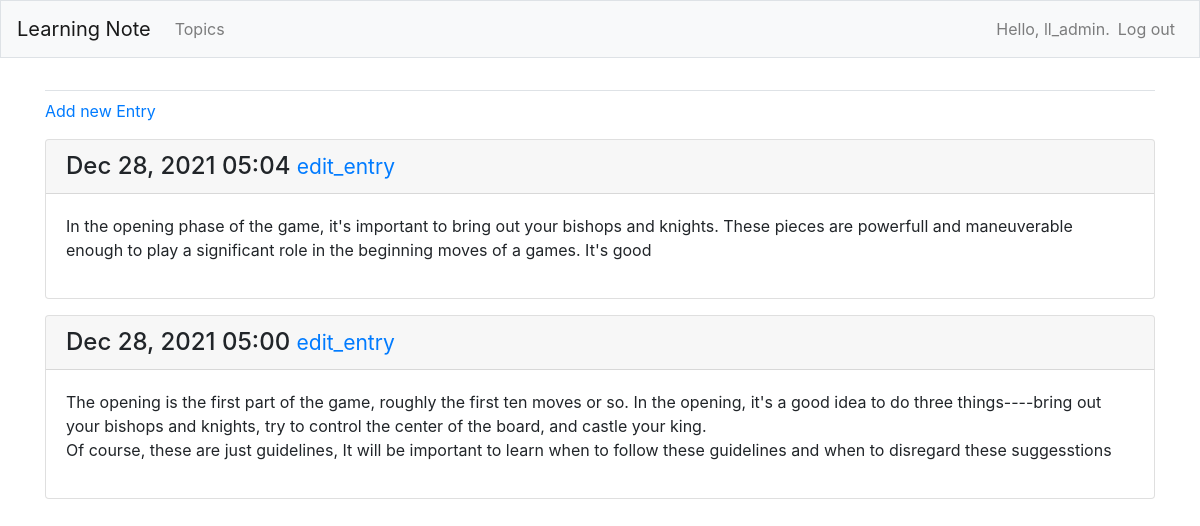
The page /topics/1/ (signed in) on the database its author committed.
### learning_notes_apps/models.py (models this page shows, shortened)
class Entry(models.Model):
    topic = models.ForeignKey(Topic, on_delete=models.CASCADE)
    text = models.TextField()
    date_added = models.DateTimeField(auto_now_add=True)
    class Meta:
        verbose_name_plural = "entries"

### learning_notes_apps/views.py (the view)
# urls.py: path('topics/<int:topic_id>/', views.topic, name='topic'),
@login_required
def topic(request,topic_id):
    topic = Topic.objects.get(id=topic_id)
    check_topic_owner(request,topic)
    entries = topic.entry_set.order_by("-date_added")
    context = {"topic": topic, "entries": entries}
    return render(request,"learning_notes_apps/topic.html", context)

### learning_notes_apps/views.py (called while the page is built)
def check_topic_owner(request, topic):
    if topic.owner != request.user:
        raise Http404

### learning_notes_apps/templates/learning_notes_apps/topic.html (shortened to what this page needs)
{% extends "learning_notes_apps/base.html"%}
{% block content %}
<p>
  <a href="{% url 'learning_notes_apps:new_entry' topic.id %}">Add new Entry</a>
</p>
{% for entry in entries %}
  <div class="card mb-3">
    <h4 class="card-header">
      {{ entry.date_added|date:'M d, Y H:i' }}
      <small><a href="{% url 'learning_notes_apps:edit_entry' entry.id %}">
        edit_entry</a></small>
    </h4>
    <div class="card-body">
      {{ entry.text|linebreaks }}
    </div>
  </div>
{% empty %}
  <p>There are no entries for this topic yes.</p>
{% endfor %}
{% endblock content %}

### learning_notes_apps/templates/learning_notes_apps/base.html (shortened to what this page needs)
{% load bootstrap4 %}
<!doctype html>
<html lang="en">
<head>
  {% bootstrap_css %}
</head>
<body>
  <nav class="navbar navbar-expand-md navbar-light bg-light mb-4 border">
    <a class="navbar-brand" href="{% url 'learning_notes_apps:index'%}">
      Learning Note</a>
      <div class="collapse navbar-collapse" id="navbarCollapse">
        <ul class="navbar-nav mr-auto">
          <li class="nav-item">
            <a class="nav-link" href="{% url 'learning_notes_apps:topics'%}">Topics</a>
          </li>
        </ul>
        <ul class="navbar-nav ml-auto">
          {% if user.is_authenticated %}
            <li class="nav-item">
              <span class="navbar-text">
                Hello, {{ user.username }}.
              </span>
            </li>
            <li class="nav-item">
              <a class="nav-link" href="{% url 'users:logout' %}">Log out</a>
            </li>
          {% endif %}
        </ul>
      </div>
  </nav>
  <main role="main" class="container">
    <div class="pb-2 mb-2 border-bottom">
    </div>
    <div>
      {% block content %}{% endblock content %}
    </div>
  </main>
</body>
</html>

### rows shown on the page
Entry: date_added "Dec 28, 2021 05:04", text "In the opening phase of the game, it's important to bring out your bishops and knights. These pieces are powerfull and maneuverable enough to play a significant role in the beginning moves of a games. It's good"
Entry: date_added "Dec 28, 2021 05:00", text "The opening is the first part of the game, roughly the first ten moves or so. In the opening, it's a good idea to do three things----bring out your bishops and knights, try to control the center of the board, and castle your king. Of course, these are just guidelines, It will be important to learn when to follow these guidelines and when to disregard these suggesstions"

### other values the page prints
{{ user.username }} "ll_admin"
